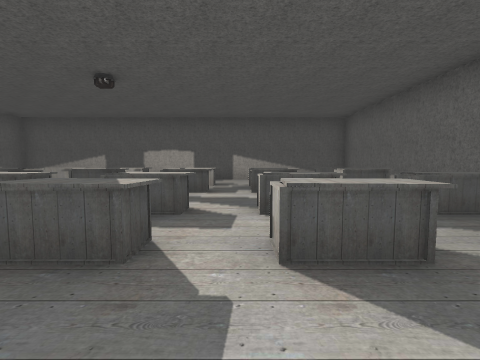
View 1 (above)

17 first-person views from a walk through a 3-D level made in the Unity game engine. The camera is 1.3 m above the floor, tilts 4° down and sees 90° across. The floor is counted in squares, 2 m on a side. Each view is taken from the middle of a square. On the plan, view 1 faces up. The plan holds only what a view shows up to about 9 squares ahead; the rest is blank. The place goes on beyond the plan.

View 2
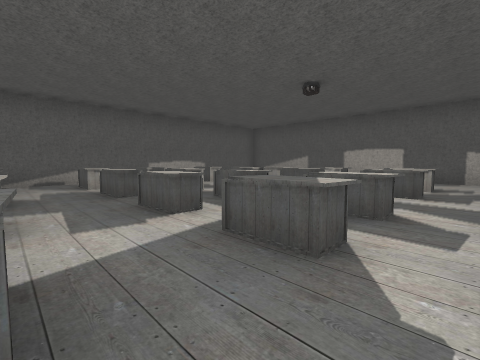

View 3
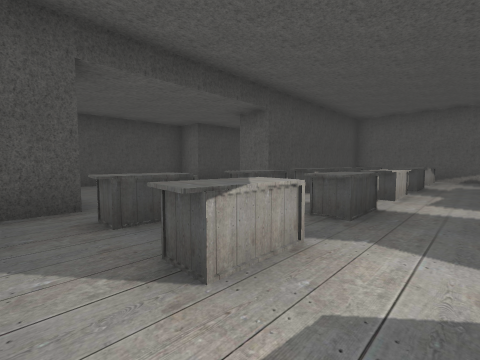

View 4
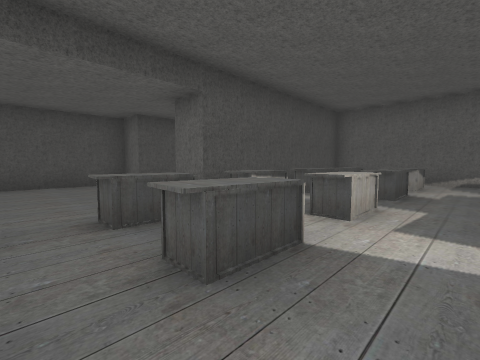

View 5
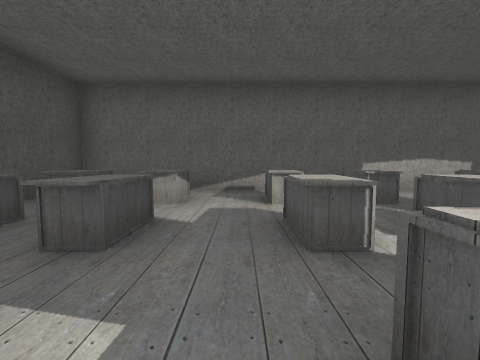

View 6
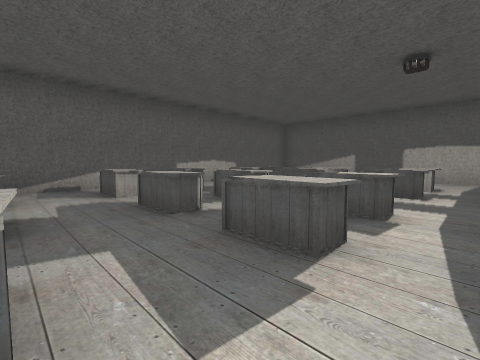

View 7
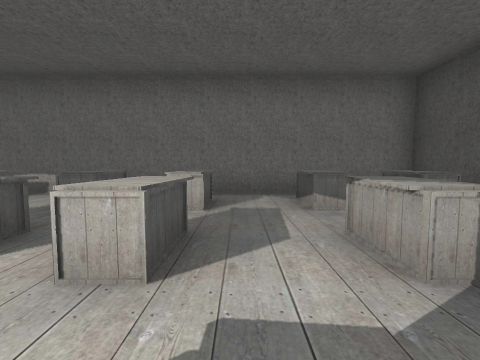

View 8
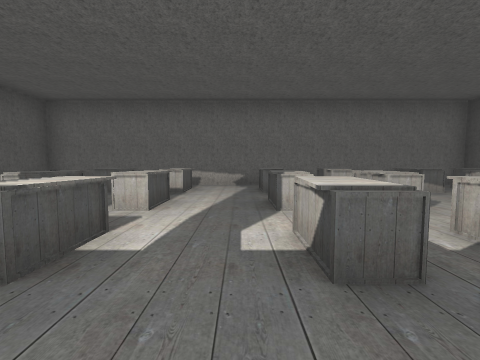

View 9
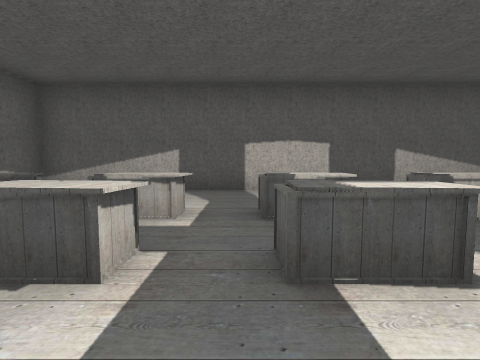

View 10
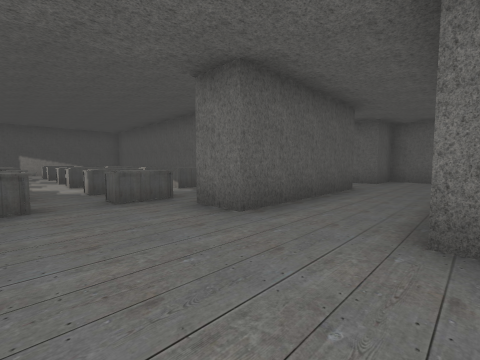

View 11
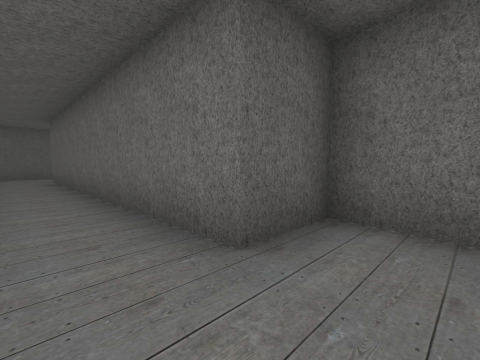

View 12
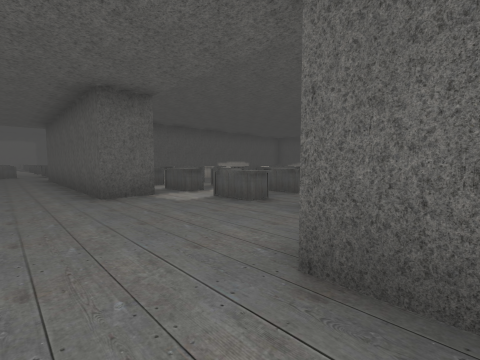

View 13
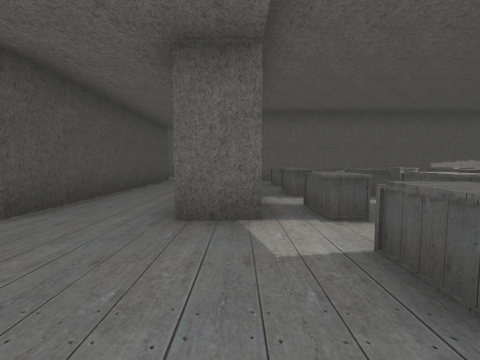

View 14
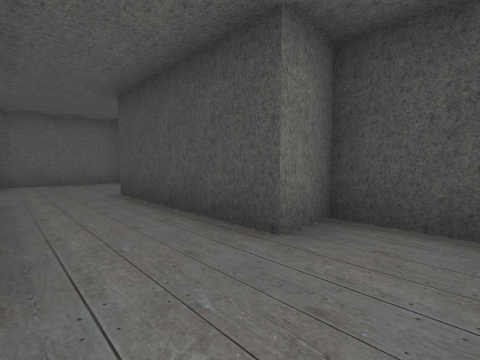

View 15
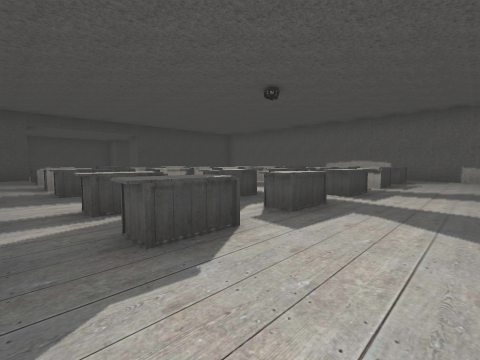

View 16
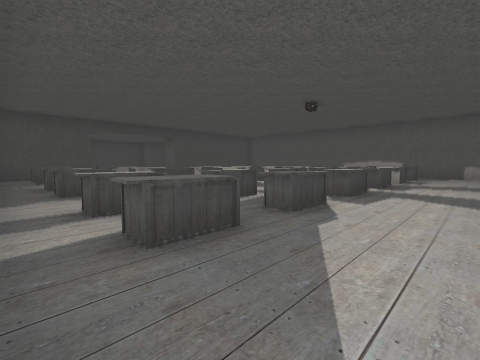

View 17
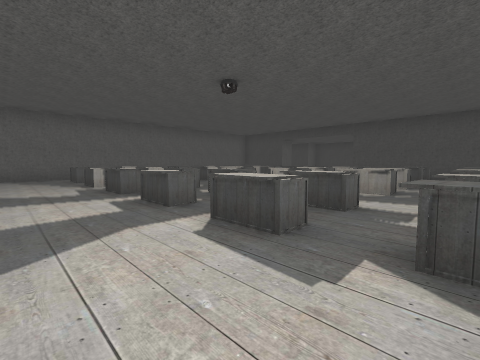

### Floor plan
Points are (right, up) in squares from view 1. A wall is a line through its corners. A room is listed if a view was taken in it or the views show most of it. See-through windows are left out.
Room 1 (views 1, 2, 3, 4, 5, 6, 7, 8, 9, 10, 13, 14, 15, 16, 17)
walls: (1.3, -3.8) (1.3, -2.7) (4.3, -2.7) (4.3, 9.8) (-8.7, 9.8) (-8.7, -2.7) (-2.7, -2.7) (-2.7, -3.8) (-9.2, -3.8); (-9, -5.7) (-2.7, -5.7) (-2.7, -6.7) (1.3, -6.7) (1.3, -5.7)
ways out: opening at (2, -4.5) to room 2; opening at (-9.5, -4.5)
objects: other object (-7, -2); other object (-7, 0); other object (-7, 2); other object (-7, 3); other object (-7, 6); other object (-7, 7); other object (-5, -2); other object (-5, 0); other object (-5, 2); other object (-5, 3); other object (-5, 6); other object (-5, 7); other object (-3, -2); other object (-3, 0); other object (-3, 2); other object (-3, 3); other object (-3, 6); other object (-3, 7); other object (-1, -2); other object (-1, 0); other object (-1, 2); other object (-1, 3); other object (-1, 6); other object (-1, 7); other object (1, -2); other object (1, 0); other object (1, 2); other object (1, 3); other object (1, 6); other object (1, 7); other object (3, -2); other object (3, 0); other object (3, 2); other object (3, 3); other object (3, 6); other object (3, 7)
Room 2 (views 11, 12)
walls: (5.4, -3.8) (1.3, -3.8); (1.3, -5.7) (5.2, -5.7); (8.3, -6.9) (8.8, -3.8) (7.3, -3.8)
ways out: opening at (2, -4.5) to room 1; opening at (6.5, -3)

Positions as (right, up) in squares from view 1, and headings:
1: (0, 0), facing up
2: (0, 0), facing up-left
3: (2, 1), facing down-left
4: (0, 1), facing down-left
5: (-3, 1), facing left
6: (-2, 0), facing up-left
7: (-1, 1), facing right
8: (-3, 4), facing right
9: (-4, 4), facing up
10: (-1, -6), facing up-right
11: (6, -5), facing up-right
12: (2, -5), facing up-left
13: (0, -3), facing left
14: (0, -4), facing down-right
15: (2, 9), facing down-left
16: (4, 9), facing down-left
17: (-7, 9), facing down-right
